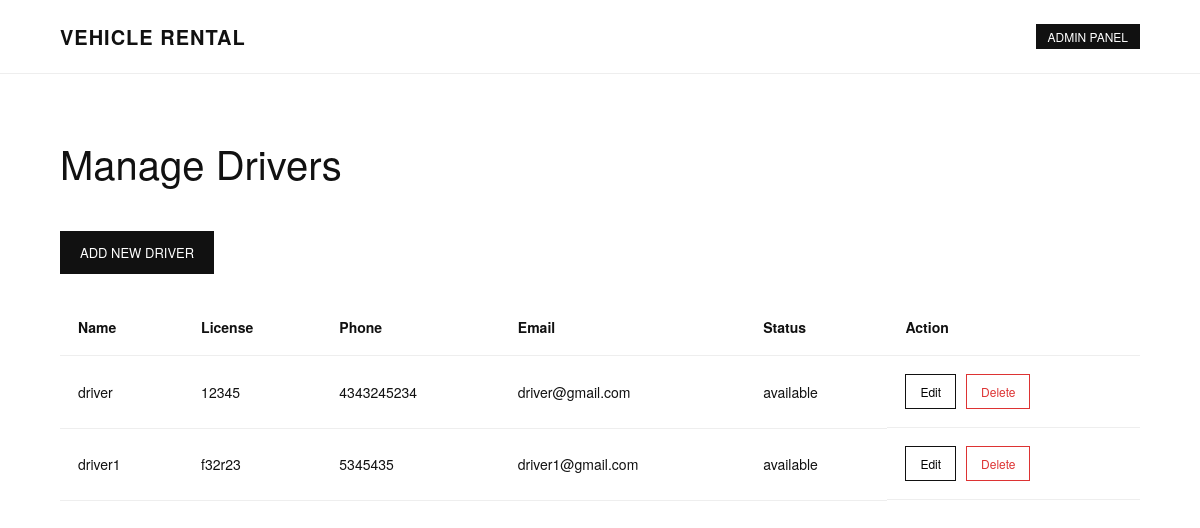
The app's page /manage_drivers/ with its own data.
### vehicle/models.py (models this page shows)
class Driver(models.Model):
    name = models.CharField(max_length=100)
    license_number = models.CharField(max_length=50)
    phone = models.CharField(max_length=20)
    email = models.EmailField()
    status = models.CharField(max_length=20)
    photo = models.ImageField(upload_to="media/drivers/")
    vehicle_types = models.TextField(null=True)

### vehicle/views.py (the view)
# urls.py: path("manage_drivers/",views.manage_drivers),
@csrf_exempt
def manage_drivers(request):
    drivers = Driver.objects.all()
    return render(request,"manage_drivers.html",{
        "drivers":drivers
    })

### vehicle/templates/manage_drivers.html (shortened to what this page needs)
<!DOCTYPE html>
<html lang="en">
<head>
</head>
<body>
<nav>
<div class="logo">VEHICLE RENTAL</div>
<a href="{% url 'admin_dashboard' %}" style="text-decoration:none; color:inherit; display:inline-block;">
    <div class="admin-badge">ADMIN PANEL</div>
</a>
</nav>
<section class="container">
<h1>Manage Drivers</h1>
<a href="/add_driver/" class="add-btn">ADD NEW DRIVER</a>
<table>
<thead>
<tr>
<th>Name</th>
<th>License</th>
<th>Phone</th>
<th>Email</th>
<th>Status</th>
<th>Action</th>
</tr>
</thead>
<tbody>
{% for driver in drivers %}
<tr>
<td>{{ driver.name }}</td>
<td>{{ driver.license_number }}</td>
<td>{{ driver.phone }}</td>
<td>{{ driver.email }}</td>
<td>{{ driver.status }}</td>
<td class="action">
<a href="/manage_drivers_edit/{{ driver.id }}/">
<button class="btn">Edit</button>
</a>
<form action="/delete_driver/" method="POST">
<button class="btn delete">Delete</button>
</form>
</td>
</tr>
{% empty %}
<tr>
<td colspan="6" style="text-align:center;">No drivers found</td>
</tr>
{% endfor %}
</tbody>
</table>
</section>
</body>
</html>

### vehicle/templates/manage_drivers.html (style rules this page uses)
* { margin:0; padding:0; box-sizing:border-box; font-family:"Helvetica Neue",Arial,sans-serif; }
body { background:#fff; color:#111; }
nav { display:flex; justify-content:space-between; align-items:center; padding:22px 60px; border-bottom:1px solid #eee; }
.logo { font-size:20px; font-weight:600; letter-spacing:1px; }
.admin-badge { font-size:12px; background:#111; color:#fff; padding:4px 12px; }
.container { padding:60px; }
h1 { font-size:40px; font-weight:500; margin-bottom:40px; }
table { width:100%; border-collapse:collapse; }
th,td { padding:18px; border-bottom:1px solid #eee; text-align:left; font-size:14px; }
.action { display:flex; gap:10px; }
.btn { padding:8px 14px; border:1px solid #111; background:#fff; cursor:pointer; font-size:12px; }
.delete { border:1px solid #d33; color:#d33; }
.add-btn { margin-bottom:25px; display:inline-block; padding:12px 20px; background:#111; color:#fff; text-decoration:none; font-size:13px; }

### records on screen
Driver: name "driver", license_number "12345", phone "4343245234", email "driver@gmail.com", status "available"
Driver: name "driver1", license_number "f32r23", phone "5345435", email "driver1@gmail.com", status "available"
